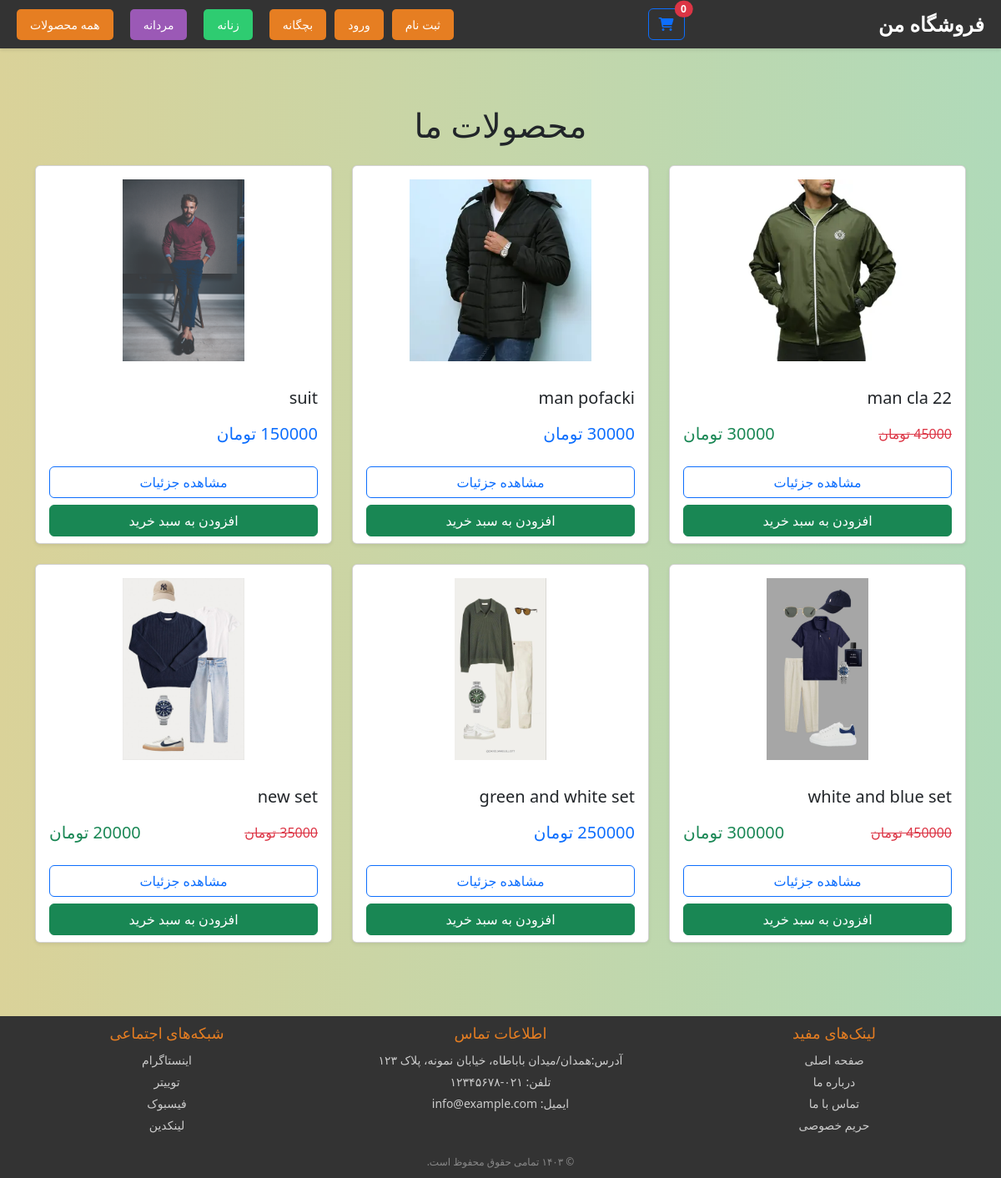
Screenshot of /products_category/man with the database file from the repository.
### shop/models.py (models this page shows, shortened)
class Products(models.Model):
        product_name = models.CharField( max_length=50)
        category = models.ForeignKey(Category,on_delete=models.CASCADE,default=1)
        price = models.DecimalField( max_digits=100, decimal_places=0,default=0)
        product_image = models.ImageField(upload_to='uploads/products_iamge')
        product_name = models.CharField( max_length=50)
        is_sale = models.BooleanField(default=False)
        sale_price = models.DecimalField( max_digits=100, decimal_places=0,default=0)

### shop/views.py (the view)
# urls.py: path('products_category/<str:foo>',shop_views.product_category,name='products_category'),
def product_category(request,foo):
        foo = foo.replace('-',' ')
        try:
                category = Category.objects.get(name=foo)
                products = Products.objects.filter(category=category)
                return render(request,'categorys.html',{'products':products,'category':category})
        except:
                messages.success(request,('category not exixts'))
                return redirect('home')

### cart/cart.py (called while the page is built)
        def __len__(self):
                return len(self.cart)

### cart/context_processors.py (called while the page is built)
def cart (request):
        return {'cart':Cart(request)}

### shop/templates/categorys.html (shortened to what this page needs)
{% extends 'base.html' %}
{% load static %}
{% block content %}
{% include 'nav.html' %}
<div class="container my-5">
    <h1 class="text-center mb-4">محصولات ما</h1>
    <div class="row row-cols-1 row-cols-md-3 g-4">
        {% for product in products %}
        <div class="col">
            <div class="card h-100 shadow-sm">
                <img src="{{ product.product_image.url }}"
                     class="card-img-top p-3"
                     alt="{{ product.product_name }}"
                     style="height: 250px; object-fit: contain;">
                <div class="card-body">
                    <h5 class="card-title">{{ product.product_name }}</h5>
                    <div class="d-flex justify-content-between align-items-center">
                        {% if product.is_sale %}
                            <del class="text-danger">{{ product.price|floatformat:0 }} تومان</del>
                            <span class="text-success fs-5">{{ product.sale_price|floatformat:0 }} تومان</span>
                        {% else %}
                            <span class="text-primary fs-5">{{ product.price|floatformat:0 }} تومان</span>
                        {% endif %}
                    </div>
                </div>
                <div class="card-footer bg-white border-0">
                    <div class="d-grid gap-2">
                        <a href="{% url 'single_product' product.id %}"
                           class="btn btn-outline-primary">مشاهده جزئیات</a>
                        <button class="btn btn-success add-to-cart"
                                data-product-id="{{ product.id }}">
                            افزودن به سبد خرید
                        </button>
                    </div>
                </div>
            </div>
        </div>
        {% empty %}
        <div class="col-12">
            <div class="alert alert-warning">هیچ محصولی یافت نشد!</div>
        </div>
        {% endfor %}
    </div>
</div>
{% endblock %}

### shop/static/assets/css/style.css (style rules this page uses)
body { font-family: Arial, sans-serif; background-color: #f4f4f4; margin: 0; padding: 0; }
.container { max-width: 1200px; margin: 0 auto; padding: 20px; }
body { font-family: Arial, sans-serif; margin: 0; padding: 0; background-color: #f4f4f4; }
body { font-family: Arial, sans-serif; margin: 0; padding: 0; background-color: #f4f4f4; display: flex; flex-direction: column; min-height: 100vh; }
body { background: linear-gradient(to right, #dad299, #b0dab9); }

### shop/templates/base.html (style rules this page uses)
body { background: linear-gradient(to right, #dad299, #b0dab9); }

### rows the page displays
Products: product_image (picture), product_name "man cla 22", price "45000"
Products: product_image (picture), product_name "man pofacki"
Products: product_image (picture), product_name "suit"
Products: product_image (picture), product_name "white and blue set", price "450000"
Products: product_image (picture), product_name "green and white set"
Products: product_image (picture), product_name "new set", price "35000"

### other values shown
{{ cart|length }} "0"
